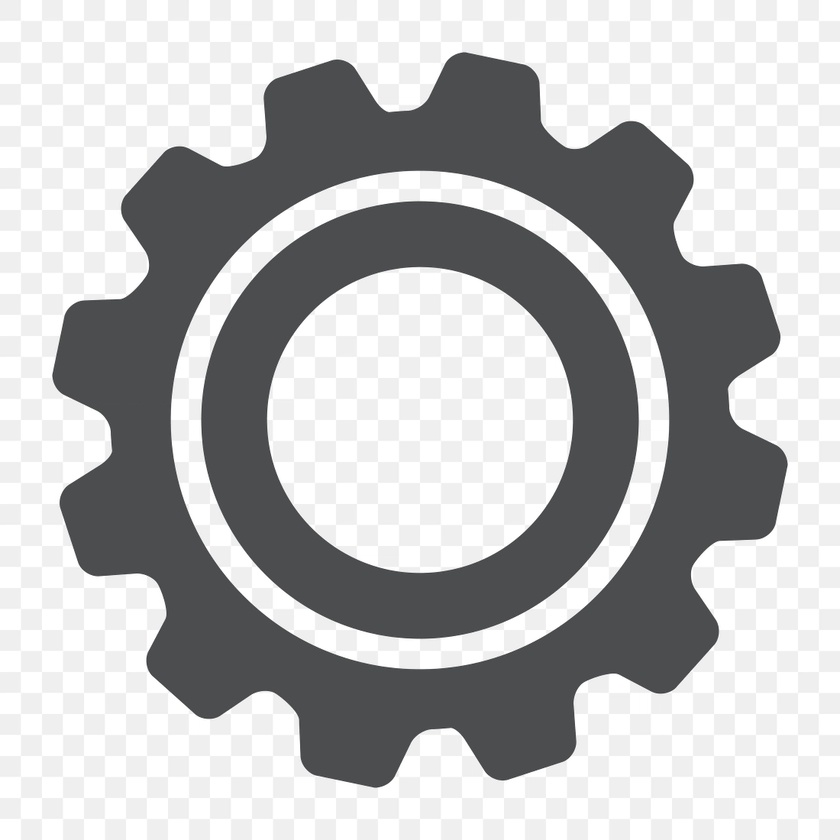
#> input picture images_to_try/gear.jpg, 840 x 840 px, shrunk from 1100 x 1100 before the run, found by its file name
$ python draw_with_circle.py
#> lines starting #> are read from the running program, lines starting #| are printed output that depends on the picture; after the words box and inside, x2 and y2 are one past the last pixel; in counts of white or black regions, pixels touching at a corner belong together
### src/png_to_discrete.py
import cv2
import numpy as np
from pathlib import Path

def image_to_complex_points(image_path: Path, max_points: int):
    """
    Convert an image into a Fourier-ready complex64 numpy array.

    Parameters:
        image_path (str): path to image file
        max_points (int): optional downsampling limit

    Returns:
        np.ndarray: complex64 array of shape (N,)
    """
#> called with max_points = 100

    # ----------------------------
    # 1. Load grayscale image
    # ----------------------------
    img = cv2.imread(image_path, 0)
#> img: shape (840, 840); min 55, max 255, mean 184.4
    if img is None:
        raise ValueError(f"Could not load image: {image_path}")

    # ----------------------------
    # 2. Preprocess
    # ----------------------------
    blur = cv2.GaussianBlur(img, (5, 5), 0)

    _, thresh = cv2.threshold(
        blur, 127, 255, cv2.THRESH_BINARY_INV
    )
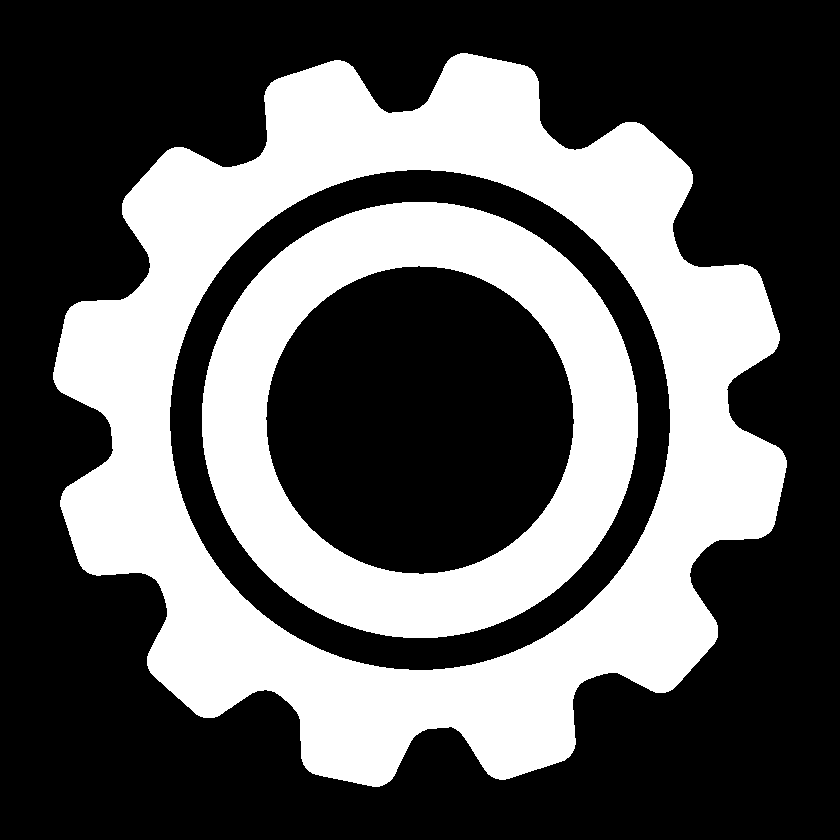
#> thresh: shape (840, 840); 36.3% white; 2 white regions, box (x1, y1, x2, y2) and area: (53, 53, 787, 787) 180320, (202, 202, 638, 638) 75524

    # Clean small noise
    kernel = np.ones((3, 3), np.uint8)
    thresh = cv2.morphologyEx(thresh, cv2.MORPH_CLOSE, kernel)
#> thresh: shape (840, 840); 36.3% white; 2 white regions

    # ----------------------------
    # 3. Extract contours
    # ----------------------------
    contours, _ = cv2.findContours(
        thresh,
        cv2.RETR_EXTERNAL,
        cv2.CHAIN_APPROX_NONE
    )
#> contours = 1 contour; box (x1, y1, x2, y2) and area: (53, 53, 787, 787) 374941

    if not contours:
        raise ValueError("No contours found in image.")

    # Largest contour = main shape
    cnt = max(contours, key=cv2.contourArea)
#> cnt = contour of 2664 points, box (x1, y1, x2, y2) (53, 53, 787, 787), area 374941

    # ----------------------------
    # 4. Convert to points
    # ----------------------------
    pts = cnt[:, 0, :].astype(np.float64)
#> pts = 2664 pairs, first value 53 to 786, second value 53 to 786

    x = pts[:, 0]
#> x = 2664 values, max 786 at index 1991, min 53 at index 659, mean 419.5
    y = pts[:, 1]
#> y = 2664 values, max 786 at index 1325, min 53 at index 0, mean 419.5

    # ----------------------------
    # 5. Centering (important for Fourier)
    # ----------------------------
    x -= np.mean(x)
#> x = 2664 values, max 366.5 at index 1991, min -366.5 at index 659, mean 0
    y -= np.mean(y)
#> y = 2664 values, max 366.5 at index 1325, min -366.5 at index 0, mean -1.09e-14

    # Normalize scale
    scale = np.max(np.sqrt(x**2 + y**2))
#> scale = 369.9
    if scale != 0:
        x /= scale
#> x = 2664 values, max 0.991 at index 1991, min -0.991 at index 659, mean -8.54e-17
        y /= scale
#> y = 2664 values, max 0.991 at index 1325, min -0.991 at index 0, mean -4.27e-17

    # ----------------------------
    # 6. Complex signal
    # ----------------------------
    z = x + 1j * -y

    # Close loop (important for drawing continuity)
    z = np.append(z, z[0])

    # ----------------------------
    # 7. Downsample (speed control)
    # ----------------------------
    if len(z) > max_points:
        step = len(z) // max_points
#> step = 26
        z = z[::step]

    # ----------------------------
    # 8. Convert dtype
    # ----------------------------
    return z.astype(np.complex64)

### src/utils.py
from __future__ import annotations

import numpy as np
import numpy.typing as npt
from dataclasses import dataclass, field
from pathlib import Path
from svg.path import parse_path
from xml.dom import minidom


@dataclass
class ComplexPoint:
    point: complex = complex()
    frequency: float = 0
    amplitude: float = field(init=False)
    phase: float = field(init=False)

    def __post_init__(self):
        self.amplitude = np.sqrt(self.point.real**2 + self.point.imag**2)
        self.phase = np.arctan2(self.point.real, self.point.imag)

    # [79 lines left out: functions __add__, __mul__, read_svg, create_discrete_points, not called in this run]

### src/draw_with_circle.py
# %%
import numpy as np
import numpy.typing as npt
from scipy.fft import fft
from matplotlib import colormaps
from matplotlib.animation import FuncAnimation, PillowWriter
from matplotlib.patches import Circle
from matplotlib.lines import Line2D
from pathlib import Path

from src.png_to_discrete import image_to_complex_points
from src.utils import read_svg, create_discrete_points, ComplexPoint


import matplotlib.pyplot as plt


class DrawWithCircles:

    def __init__(self, image_path: str | Path, n_points: int = 100):

        self.__supported_types = [".svg", ".png", ".jpg"]
        self.__image_path = (
            image_path if isinstance(image_path, Path) else Path(image_path)
        )
        self.__n_points = n_points
        self.__complex_components = []

        if self.__image_path.suffix not in self.__supported_types:
            raise Exception(
                "File Type not supported. Supported file-types are: .svg, .png, .jpg"
            )

        if not self.__image_path.exists():
            raise FileNotFoundError(
                f"[Error] No file found at: {self.__image_path.absolute()}"
            )

        if self.__image_path.suffix == ".svg":
            svg_string = read_svg(self.__image_path)
            self.__discrete_signal = create_discrete_points(svg_string, self.__n_points)

        else:
            self.__discrete_signal = image_to_complex_points(
                self.__image_path, self.__n_points
            )

    def visualize_signal(self):
        plt.plot(self.__discrete_signal.real, self.__discrete_signal.imag)
        plt.show()

    def _get_complex_components(self, normalize: bool = True, make_sorted: bool = False) :
#> called with normalize = True, make_sorted = False
        complex_components: npt.NDArray[np.complex64] = fft(self.__discrete_signal).astype(np.complex64)

        if normalize:
            complex_components /= self.__discrete_signal.size

        self.__complex_components = []
        for idx, component in enumerate(complex_components):
            self.__complex_components.append(ComplexPoint(component, frequency=idx))

        if make_sorted:
            self.__complex_components.sort(key = lambda x: x.amplitude, reverse=True)

    def draw(self):
        self._get_complex_components()

        fig, ax = plt.subplots()
        ax.set_axis_off()

        colors = colormaps["rainbow"](np.linspace(0, 1, len(self.__complex_components)))

        circles = []
        radius_lines = []

        for idx, component in enumerate(self.__complex_components):
            radius = component.amplitude
            color = colors[idx]

            c = Circle(
                (component.point.real, component.point.imag),
                radius=radius,
                alpha=0.35,
                animated=True,
                fill=False,
                color=color,
            )
            l = Line2D([], [], color=color, alpha=0.5)

            ax.add_patch(c)
            ax.add_line(l)

            circles.append(c)
            radius_lines.append(l)

        (line,) = ax.plot([], [])

        padding = 0.3
        real = self.__discrete_signal.real
        imag = self.__discrete_signal.imag
        r_min, r_max = real.min(), real.max()
        i_min, i_max = imag.min(), imag.max()
        r_span = r_max - r_min or 1
        i_span = i_max - i_min or 1
        ax.set_xlim(r_min - padding * r_span, r_max + padding * r_span)
        ax.set_ylim(i_min - padding * i_span, i_max + padding * i_span)

        drawn_points = np.array([], dtype=np.complex64)


        def update(frame):
#> called with frame = 0
            artists = []
            nonlocal drawn_points

            pen_tip = np.complex64()
            last_pen_tip = np.complex64()

            for component, circle, rad_line in zip(self.__complex_components, circles, radius_lines):
                pen_tip += component.point* np.exp(
                    1j * (2 * np.pi * frame * component.frequency) / self.__discrete_signal.size
                )

                if last_pen_tip:
                    circle.center = (last_pen_tip.real, last_pen_tip.imag)
                    circle.radius = component.amplitude
                    rad_line.set_xdata([last_pen_tip.real, pen_tip.real])
                    rad_line.set_ydata([last_pen_tip.imag, pen_tip.imag])

                else:
                    point = component.point
                    circle.center = (point.real, point.imag)
                    circle.radius = component.amplitude
                    rad_line.set_xdata([point.real, pen_tip.real])
                    rad_line.set_ydata([point.imag, pen_tip.imag])

                last_pen_tip = pen_tip

            drawn_points = np.hstack([drawn_points, pen_tip.copy()])

            line.set_xdata(drawn_points.real)
            line.set_ydata(drawn_points.imag)

            print(frame)

            artists.append(line)
            artists.extend(circles)
            artists.extend(radius_lines)

            return artists


        ani = FuncAnimation(
            fig=fig, func=update, frames=self.__discrete_signal.size, interval=95, blit=True
        )
        # plt.show()
        ani.save("some_gif.gif", PillowWriter(fps=10))
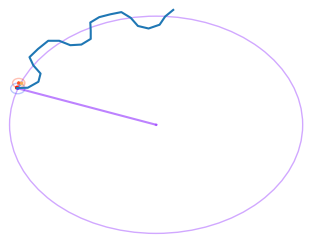
#> figure drawn by matplotlib, 1 panel
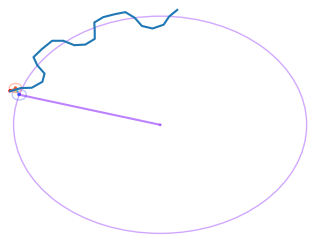
#> figure drawn by matplotlib, 1 panel
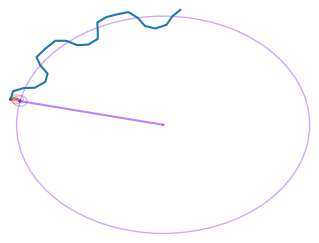
#> figure drawn by matplotlib, 1 panel
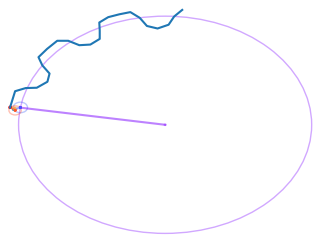
#> figure drawn by matplotlib, 1 panel
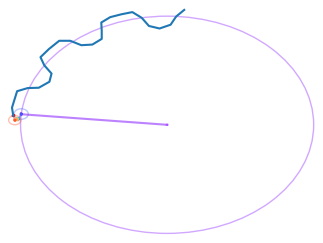
#> figure drawn by matplotlib, 1 panel
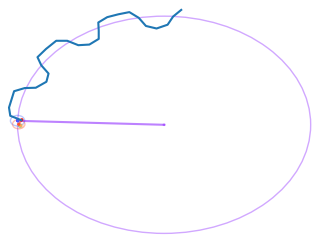
#> figure drawn by matplotlib, 1 panel


if __name__ == "__main__":
    draw = DrawWithCircles("./images_to_try/gear.jpg")
    # draw.visualize_signal()
    draw.draw()
